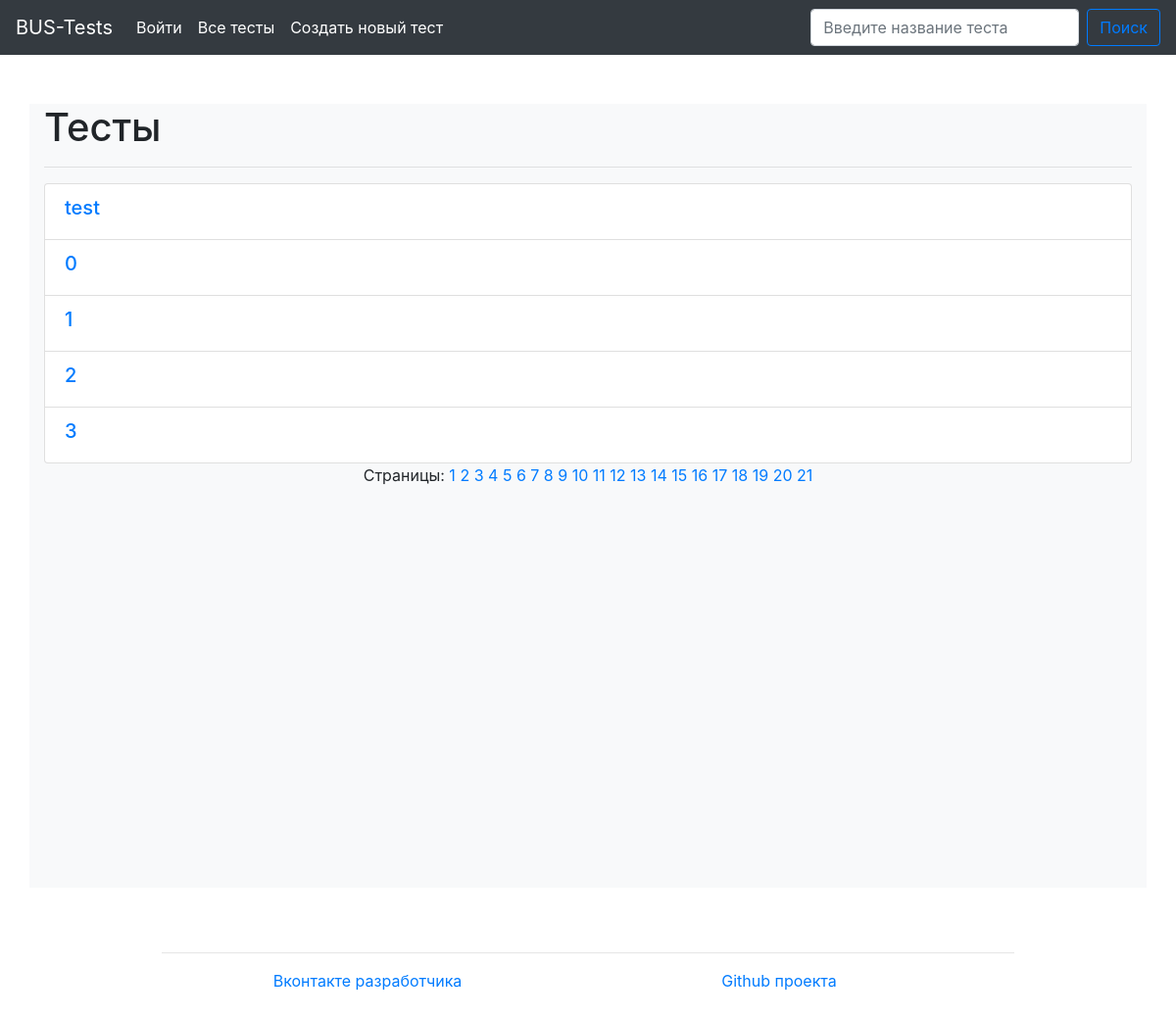
The page / on the database its author committed.
### main/models.py (models this page shows)
class Test(models.Model):
    title = models.CharField(max_length=120)
    def __str__(self):
        return self.title

### main/views.py (the view)
# urls.py: path('', views.index, name='test_list'),
def index(request, page=1):
    if request.method == 'POST':
        tests = models.Test.objects.filter(title__icontains=request.POST['query'])
    else:
        tests = models.Test.objects.all()
    count_pages = ceil(len(tests) / ELEMENT_IN_PAGE)
    tests = tests[(page - 1) * ELEMENT_IN_PAGE:page * ELEMENT_IN_PAGE]
    return render(request, 'main/index.html',
                  {'tests': tests, 'pages': range(1, count_pages + 1) if count_pages > ELEMENT_IN_PAGE else False})

### templates/main/index.html (shortened to what this page needs)
{% extends 'wrapper.html' %}
{% block content %}
    <h1>Тесты</h1>
    <hr>
    {% if not tests %}
        <h2>Тесты не найдены</h2>
    {% else %}
    <ul class="list-group">
    {% for test in tests %}
        <li class="btn-group list-group-item">
            <h5><a href="{% url 'test' test.id %}">{{ test }}</a></h5>
        </li>
    {% endfor %}
    </ul>
    {% endif %}
    {% if pages %}
        <div style="padding-top: unset" class="text-center">
            <span>Страницы: </span>
           {% for page in pages %}
               <a href="{% url 'test_list_page' page %}">{{ page }}</a>
           {% endfor %}
        </div>
    {% endif %}
{% endblock %}

### rows shown on the page
Test: title "test"
Test: title "0"
Test: title "1"
Test: title "2"
Test: title "3"

### other values the page prints
{{ page }} "1" "2" "3" "4" "5" "6" "7" "8" "9" "10" "11" "12" "13" "14" "15" "16" "17" "18" "19" "20" "21"
